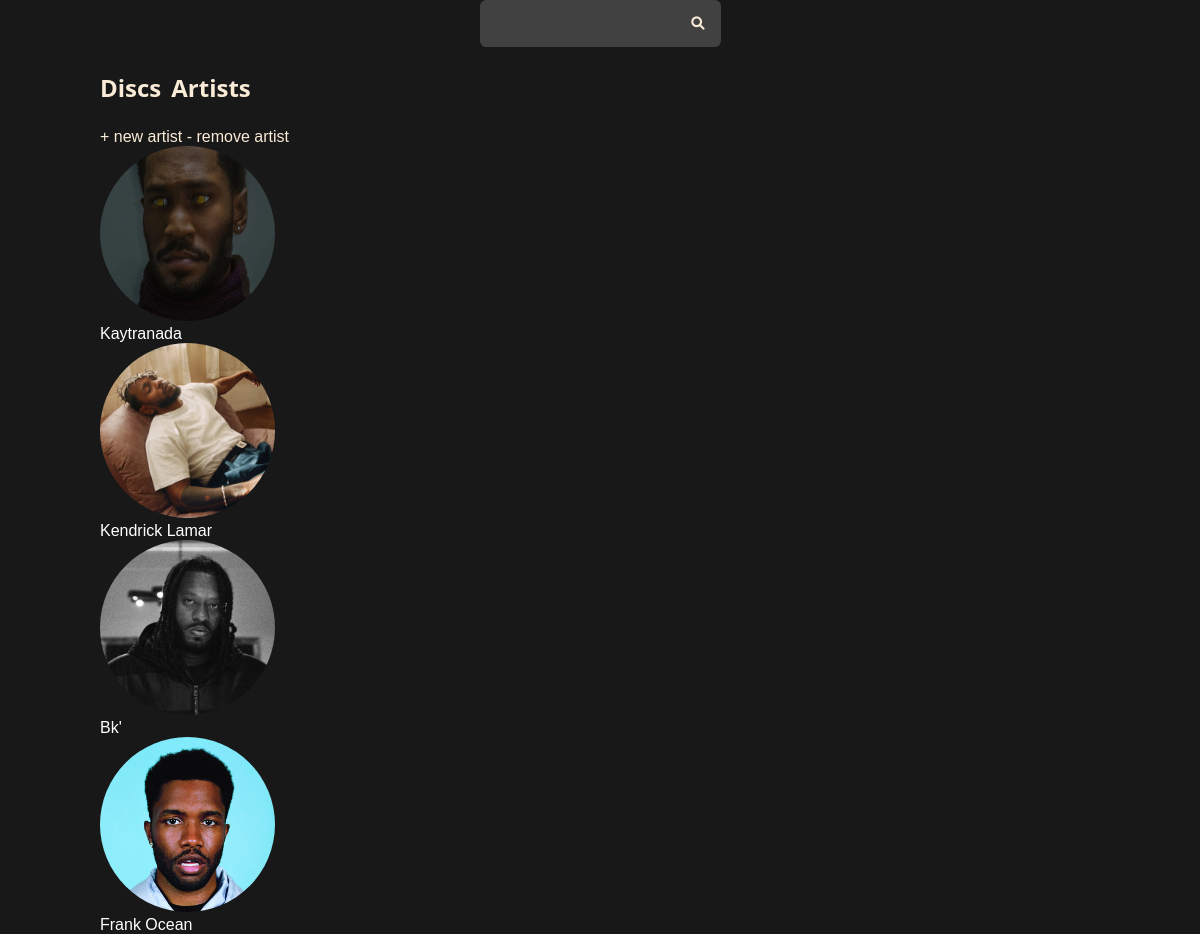
The page /artists/albums/ on the database its author committed.
### discs/models.py (models this page shows, shortened)
class Artist(models.Model):
    name = models.CharField(max_length=100)
    slug = models.SlugField(null=True)
    picture = models.ImageField(upload_to='pictures/%Y/%m/')
    owner = models.ForeignKey(User, on_delete=models.CASCADE)

### discs/views.py (the view)
# urls.py: path('artists/albums/', views.artist_list, name='artists'),
def artist_list(request):
    artists = get_list_or_404(
        Artist.objects.order_by('-id')
    )
    context = {'artists': artists}
    return render(request, 'discs/artists.html', context)

### discs/templates/discs/artists.html (shortened to what this page needs)
{% extends 'discs/base.html' %}
{% block content %}
      <a href="#">+ new artist</a>
      <a href="#">- remove artist</a>
   {% if artists %}
      {% for artist in artists %}
         <p>
            <a href="{% url 'artist-detail' slug=artist.slug %}">
            <img src="{{ artist.picture.url }}" alt="{{ artist.name }}" style="max-width: 175px; height: 175px;  border-radius: 50%;">
            </a>
         </p>
         <span>{{ artist.name }}</span>
      {% endfor %}
   {% else %}
         <p>Not artist yet.</p>
   {% endif %}
{% endblock content %}

### discs/static/discs/css/styles.css (style rules this page uses)
* { padding: 0; margin: 0; box-sizing: border-box; }
a { text-decoration: none; color: antiquewhite; width: fit-content; }
body { width: 1000px; height: auto; margin: 0 auto; font-family: sans-serif; background: rgb(24, 24, 24); color: white; }

### rows shown on the page
Artist: picture (picture), name "Kaytranada"
Artist: picture (picture), name "Kendrick Lamar"
Artist: picture (picture), name "Bk'"
Artist: picture (picture), name "Frank Ocean"
